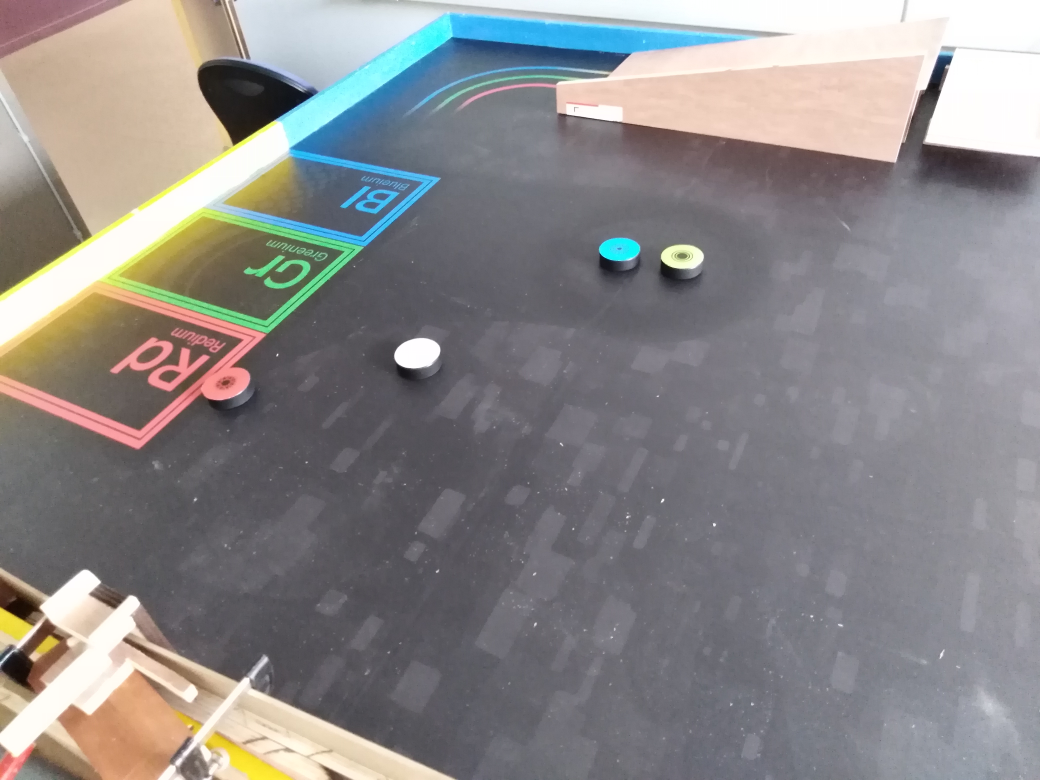
#> input picture fonctionTests/photo_test_1.jpg, 4160 x 3120 px, found by its file name (shown at 1/4 size)
$ python detecte_reference.py
#> lines starting #> are read from the running program, lines starting #| are printed output that depends on the picture; after the words box and inside, x2 and y2 are one past the last pixel; in counts of white or black regions, pixels touching at a corner belong together
### prog_v06/fonctions_v0_6.py
import cv2
import numpy as np


# [9 lines left out: function centroid, not called in this run]


def threshold(hsv_img,Hmin=0,Hmax=179,Smin=0,Smax=255,Vmin=0,Vmax=255):
    #if Hmin<=Hmax:
    return cv2.inRange(hsv_img, np.array([Hmin,Smin,Vmin]), np.array([Hmax,Smax,Vmax]))
    # else:
    #     #seuillage de 0 à Hmax
    #     img_temp_1 = cv2.inRange(HSVImg, np.array([0,Smin,Vmin]), np.array([Hmax,Smax,Vmax]))
    #     #seuillage de Hmin à 179
    #     img_temp_2 = cv2.inRange(HSVImg, np.array([Hmin,Smin,Vmin]), np.array([179,Smax,Vmax]))
    #     #somme des deux
    #
    #     # for i in range(img_temp_1.shape[0]):
    #     #     for j in range(img_temp_1.shape[1]):
    #     #         if img_temp_2[i][j]==255:
    #     #             img_temp_1[i][j]=255
    #


# [114 lines left out: functions triContourPerimetre, triContourAire, DrawContoursDifferentColors, detecte_palets, not called in this run]

### detecte_reference.py
#Ce programme a pour objectif de détecter deux points caractéristiques du tapis de jeu
#afin dans déduire l'orientation de la caméra.

#pour éxecuter : ce placer dans le dossier du fichier
#et lancer : python3 ./detecte_reference.py

import cv2
import numpy as np
import copy
from math import *
from fonctions_v0_6 import *

nom_fichier="images_et_photos_des_palets/photo_test_1"

#taille en pixels du petit côté des rectangles (une marge de plus ou moins 20% est ensuite appliqué)
Taille_rouge=100
Taille_vert=72
Taille_bleu=62
############################################################
print("opencv version :", cv2.__version__)
if cv2.__version__ != "4.0.0":
    print("Attention, ce programme a été écrit avec opencv4.0.0")

##########################################################
#Lecture d'une image à partir d'un fichier
img = cv2.imread(nom_fichier+".jpg")
#> img is the input picture: shape (3120, 4160, 3); mean B, G, R 137, 136.9, 139.4
assert img is not None # vérifie que l'image a bien été chargée

###################################################
#réduit la dimension des images
img=cv2.resize(img,(640,480))
#> img: shape (480, 640, 3)

#################################################
#seuille l'image pour les trois couleurs
img_vert_init = threshold(img,29,74,20)
#> in threshold, `return cv2.inRange(hsv_img, np.array([Hmin,Smin,Vmin]), np.array([Hmax..`:
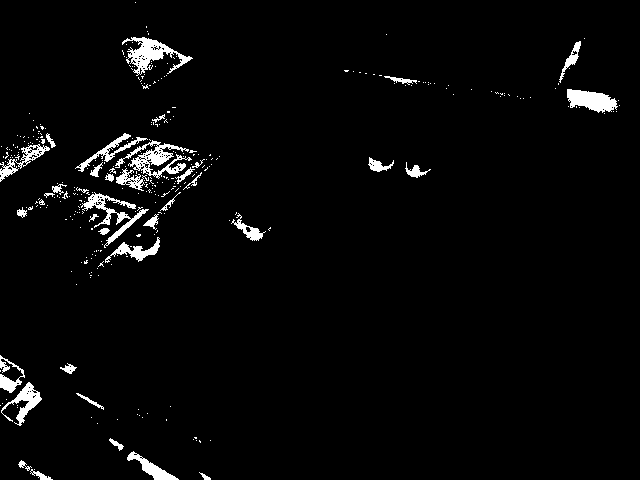
#> returned value: shape (480, 640); 3.1% white; 328 white regions (290 under 20 px), largest, box (x1, y1, x2, y2) and area: (115, 140, 192, 179) 997, (122, 37, 193, 76) 990, (81, 192, 149, 248) 793
img_vert = cv2.erode(img_vert_init, None, iterations=1)
#> img_vert: shape (480, 640); 1% white; 113 white regions (88 under 20 px), largest, box (x1, y1, x2, y2) and area: (568, 90, 615, 111) 590, (133, 38, 172, 67) 360, (128, 453, 177, 480) 306
img_vert = cv2.dilate(img_vert, None, iterations=1)
#> img_vert: shape (480, 640); 2% white; 79 white regions (28 under 20 px), largest, box (x1, y1, x2, y2) and area: (567, 89, 616, 112) 742, (132, 37, 173, 68) 598, (14, 383, 41, 423) 473
img_vert = cv2.Canny(img_vert, 50, 100, 3)
#> img_vert: shape (480, 640); 0.82% white in thin lines or dots, all inside (x1, y1, x2, y2) = (0, 36, 616, 480)
img_vert = cv2.dilate(img_vert, None, iterations=1)
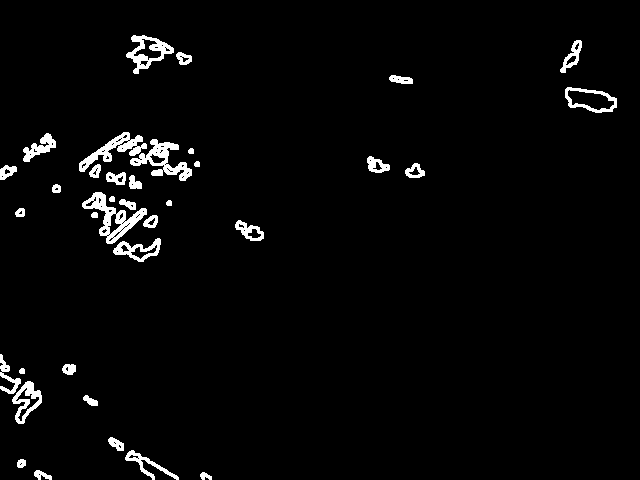
#> img_vert: shape (480, 640); 2.9% white; 36 white regions, largest, box (x1, y1, x2, y2) and area: (82, 192, 147, 244) 1038, (130, 139, 192, 181) 929, (79, 132, 147, 172) 812
#img_vert = cv2.erode(img_vert, None, iterations=1)
img_bleu_init = threshold(img,81,102,50)
#> call 2 of threshold, with Hmin = 81, Hmax = 102, Smin = 50, Smax = 255, Vmin = 0, Vmax = 255
#> in threshold (call 2), `return cv2.inRange(hsv_img, np.array([Hmin,Smin,Vmin]), np.array([Hmax..`:
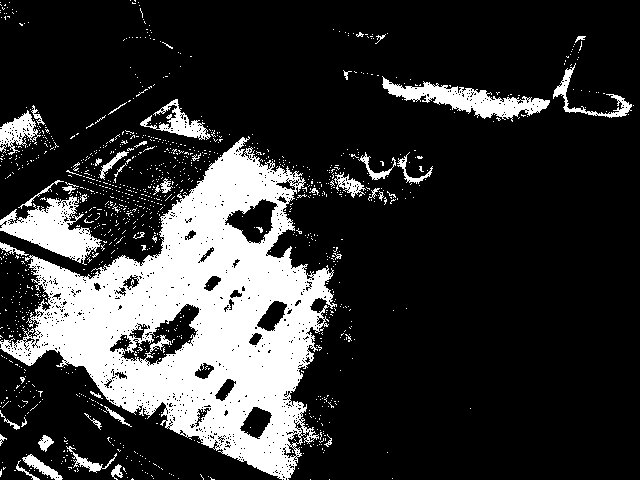
#> returned value: shape (480, 640); 20.4% white; 1194 white regions (1147 under 20 px), largest, box (x1, y1, x2, y2) and area: (0, 136, 337, 480) 48497, (0, 196, 102, 265) 3155, (382, 76, 550, 122) 2658
img_bleu = cv2.erode(img_bleu_init, None, iterations=1)
#> img_bleu: shape (480, 640); 13.9% white; 153 white regions (133 under 20 px), largest, box (x1, y1, x2, y2) and area: (9, 144, 331, 477) 37352, (0, 200, 97, 258) 2042, (384, 80, 549, 117) 1591
img_bleu = cv2.dilate(img_bleu, None, iterations=1)
#> img_bleu: shape (480, 640); 17.4% white; 85 white regions (43 under 20 px), largest, box (x1, y1, x2, y2) and area: (1, 138, 332, 479) 44668, (0, 199, 98, 259) 2666, (383, 79, 550, 118) 2308
img_bleu = cv2.Canny(img_bleu, 50, 100, 3)
#> img_bleu: shape (480, 640); 2.6% white in thin lines or dots
img_bleu = cv2.dilate(img_bleu, None, iterations=1)
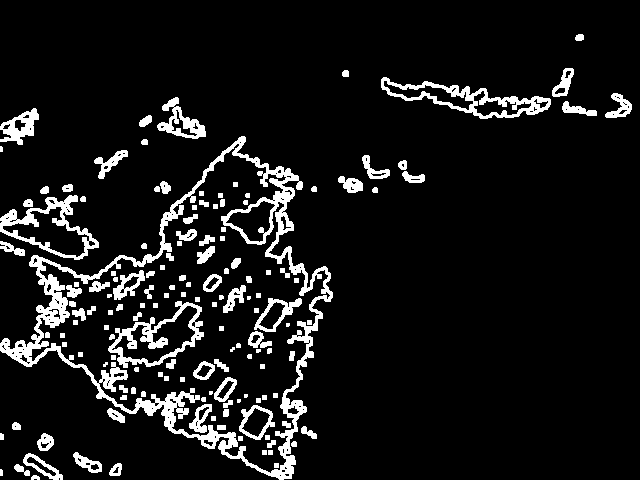
#> img_bleu: shape (480, 640); 9.1% white; 148 white regions (10 under 20 px), largest, box (x1, y1, x2, y2) and area: (0, 136, 333, 480) 10667, (381, 77, 551, 119) 1851, (108, 301, 204, 368) 1674
#img_bleu = cv2.erode(img_bleu, None, iterations=1)
img_rouge_init = threshold(img,177,10,60)
#> in threshold (call 3), `return cv2.inRange(hsv_img, np.array([Hmin,Smin,Vmin]), np.array([Hmax..`: returned value: shape (480, 640); every value is 0
img_rouge = cv2.erode(img_rouge_init, None, iterations=1)
img_rouge = cv2.dilate(img_rouge, None, iterations=1)
img_rouge = cv2.Canny(img_rouge, 50, 100, 3)
img_rouge = cv2.dilate(img_rouge, None, iterations=1)
#img_rouge = cv2.erode(img_rouge, None, iterations=1)

############################################
#affichage
img_etape_1 = np.concatenate((img_vert_init, img_vert), axis=0)
#> img_etape_1: shape (960, 640); 3% white; 364 white regions (290 under 20 px), largest, box (x1, y1, x2, y2) and area: (82, 672, 147, 724) 1038, (115, 140, 192, 179) 997, (122, 37, 193, 76) 990
img_temp = np.concatenate((img_bleu_init, img_bleu), axis=0)
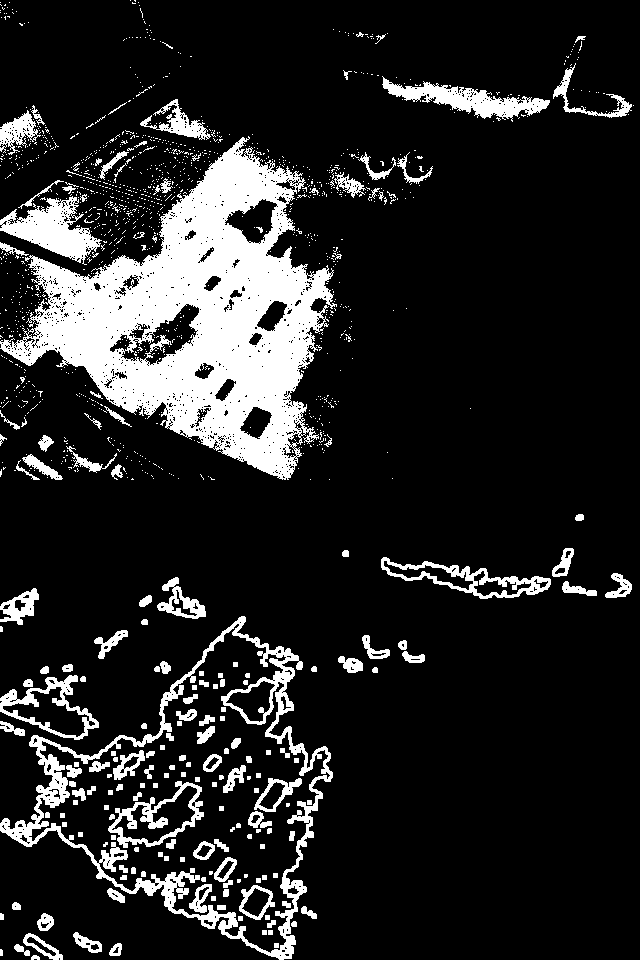
#> img_temp: shape (960, 640); 14.7% white; 1342 white regions (1157 under 20 px), largest, box (x1, y1, x2, y2) and area: (0, 136, 337, 480) 48497, (0, 616, 333, 960) 10667, (0, 196, 102, 265) 3155
img_etape_1 = np.concatenate((img_etape_1, img_temp), axis=1)
#> img_etape_1: shape (960, 1280); 8.9% white; 1706 white regions (1447 under 20 px), largest, box (x1, y1, x2, y2) and area: (640, 136, 977, 480) 48497, (640, 616, 973, 960) 10667, (640, 196, 742, 265) 3155
img_temp = np.concatenate((img_rouge_init, img_rouge), axis=0)
#> img_temp: shape (960, 640); every value is 0
img_etape_1 = np.concatenate((img_etape_1, img_temp), axis=1)
#affiche de lignes pour séparer les images
img_etape_1 = cv2.line(img_etape_1, (img_vert.shape[1], 0), (img_vert.shape[1], img_vert.shape[0]*2), 255)
img_etape_1 = cv2.line(img_etape_1, (2*img_vert.shape[1], 0), (2*img_vert.shape[1], img_vert.shape[0]*2), 255)
img_etape_1 = cv2.line(img_etape_1, (0, img_vert.shape[0]), (3*img_vert.shape[1], img_vert.shape[0]), 255)
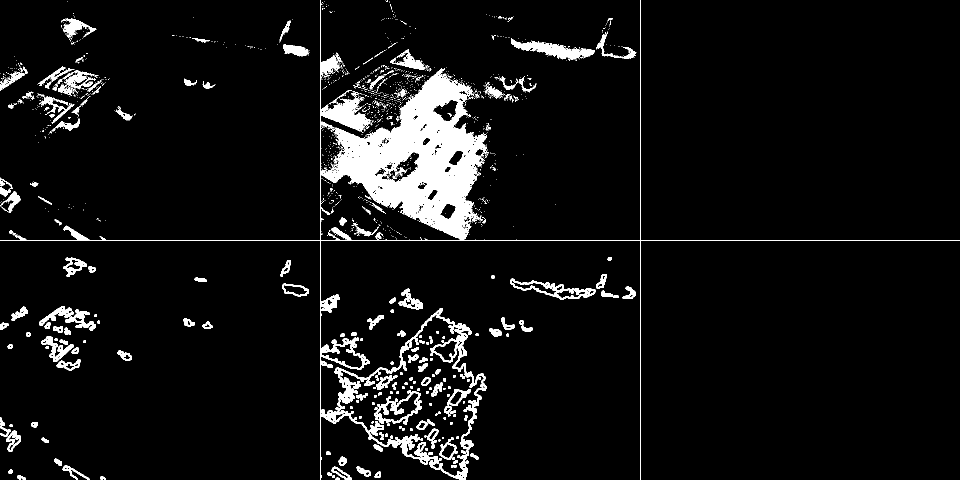
#> img_etape_1: shape (960, 1920) (shown at 1/2 size); 6.1% white; 1663 white regions (1421 under 20 px), largest, box (x1, y1, x2, y2) and area: (0, 0, 1920, 960) 70770, (1022, 76, 1190, 122) 2658, (1021, 557, 1191, 599) 1851
cv2.imshow("etape de seuillage puis de prise des contours", img_etape_1)

#####################################################
#détecte des segments de droite avec la transformée de Hough probabiliste
#Le deuxième argument est la résolution de la distance en pixels
#le troisième est la résolution de l'angle en radians
#le quatrième est le nombre de vote minimum pour qu'une ligne soit prise en compte
#1° = 0.017rad
#La fonction HoughLines renvoie une liste de droites données en coordonnées polaires (rho, theta)
lignes_bleu = cv2.HoughLinesP(img_bleu, 1, 0.04, int(Taille_bleu*0.4), minLineLength=Taille_bleu*0.6, maxLineGap=Taille_bleu/2)
#> lignes_bleu = 443 rows, first 6: [97, 397, 214, 274], [281, 166, 302, 366], [36, 308, 162, 265], [197, 260, 287, 216], [61, 201, 230, 458], [347, 191, 406, 162]
lignes_vert = cv2.HoughLinesP(img_vert, 1, 0.04, int(Taille_vert*0.4), minLineLength=Taille_vert*0.6, maxLineGap=Taille_vert/2)
#> lignes_vert = 135 rows, first 6: [570, 107, 616, 103], [120, 254, 124, 199], [84, 208, 105, 144], [103, 235, 128, 132], [83, 160, 178, 148], [92, 217, 124, 132]
lignes_rouge = cv2.HoughLinesP(img_rouge, 1, 0.04, int(Taille_rouge*0.4), minLineLength=Taille_rouge*0.6, maxLineGap=Taille_rouge/2)
#> lignes_rouge = None

###########################################################
#affichage des lignes détectées
def affiche_ligne(img, liste_lignes, couleur):
    for i in range(len(liste_lignes)):
        if liste_lignes[i][0][1]==liste_lignes[i][0][3] or liste_lignes[i][0][0]==liste_lignes[i][0][2]:
            cv2.line(img, (liste_lignes[i][0][0], liste_lignes[i][0][1]), (liste_lignes[i][0][2], liste_lignes[i][0][3]), (0,0,0))
        else:
            cv2.line(img, (liste_lignes[i][0][0], liste_lignes[i][0][1]), (liste_lignes[i][0][2], liste_lignes[i][0][3]), couleur)
    return img

def affiche_ligne_2(img, liste_lignes_vert, liste_lignes_bleu, liste_lignes_rouge):
    img = cv2.putText(img, str(len(liste_lignes_vert))+" lignes vertes detectees", (8,20), cv2.FONT_HERSHEY_PLAIN, 1, (0,0,0))
    img = cv2.putText(img, str(len(liste_lignes_bleu))+" lignes bleu detectees", (8,40), cv2.FONT_HERSHEY_PLAIN, 1, (0,0,0))
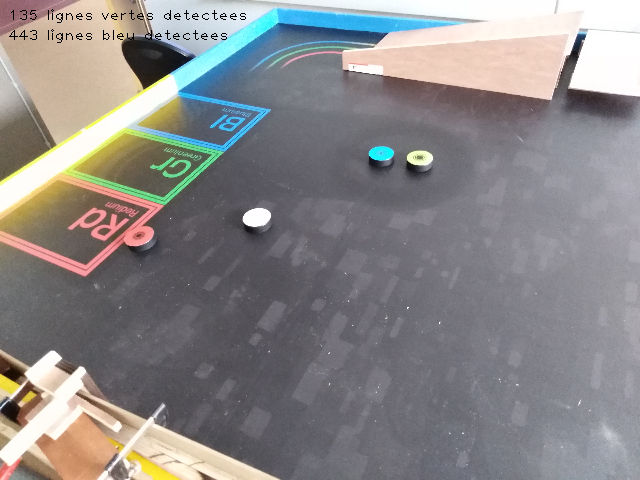
#> img: shape (480, 640, 3); mean B, G, R 136.4, 136.3, 138.8
#> (the run stopped early here; a loop or call above may not have finished)
